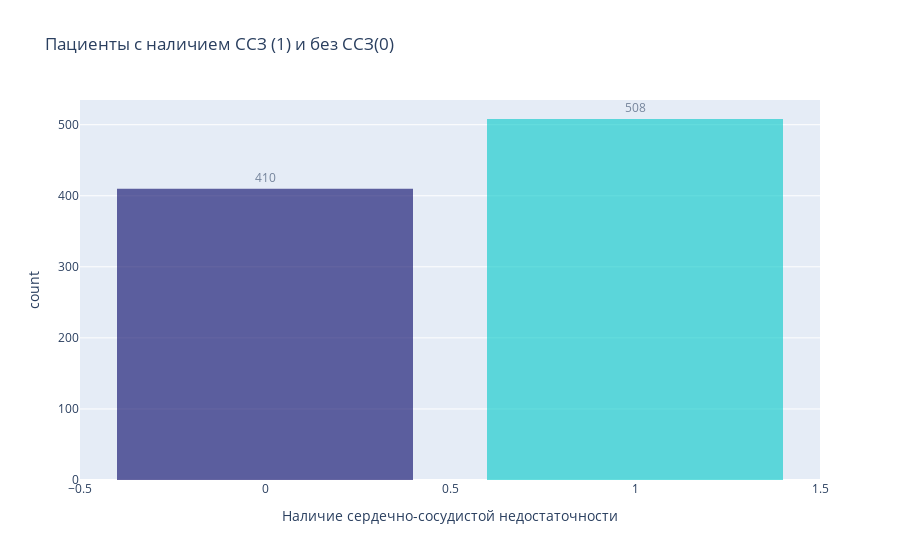

Notebook cell for this chart:
### Markdown cell above
## Баланс классов

### Code cell
fig_heart = px.histogram(data_initial_cb, 
    x="HeartDisease",
    labels={'HeartDisease':'Наличие сердечно-сосудистой недостаточности', 'count':'Количество пациентов'},
    title="Пациенты с наличием ССЗ (1) и без ССЗ(0)",
    text_auto=True
    )

fig_heart.update_layout(bargap=0.2)
fig_heart.update_traces(marker_color=['rgb(0, 0, 100)', 'rgb(0, 200, 200)'], opacity=0.6)
fig_heart.update_traces(textfont_size=12, textangle=0, textposition="outside")
fig_heart.show()

### Figure 1 — Plotly figure (JSON) as saved in the notebook; plotly's stock layout.template omitted (floating-point values rounded to 4 significant figures; data arrays with more than 128 entries replaced by an {"elided": "..."} marker saying what was removed)
{"data": [{"alignmentgroup": "True", "bingroup": "x", "hovertemplate": "Наличие сердечно-сосудистой недостаточности=%{x}<br>count=%{y}<extra></extra>", "legendgroup": "", "marker": {"color": ["rgb(0, 0, 100)", "rgb(0, 200, 200)"], "pattern": {"shape": ""}}, "name": "", "offsetgroup": "", "opacity": 0.6, "orientation": "v", "showlegend": false, "textangle": 0, "textfont": {"size": 12}, "textposition": "outside", "texttemplate": "%{value}", "type": "histogram", "x": {"elided": "918 int values"}, "xaxis": "x", "yaxis": "y"}], "layout": {"bargap": 0.2, "barmode": "relative", "legend": {"tracegroupgap": 0}, "title": {"text": "Пациенты с наличием ССЗ (1) и без ССЗ(0)"}, "xaxis": {"anchor": "y", "domain": [0, 1], "title": {"text": "Наличие сердечно-сосудистой недостаточности"}}, "yaxis": {"anchor": "x", "domain": [0, 1], "title": {"text": "count"}}}}
